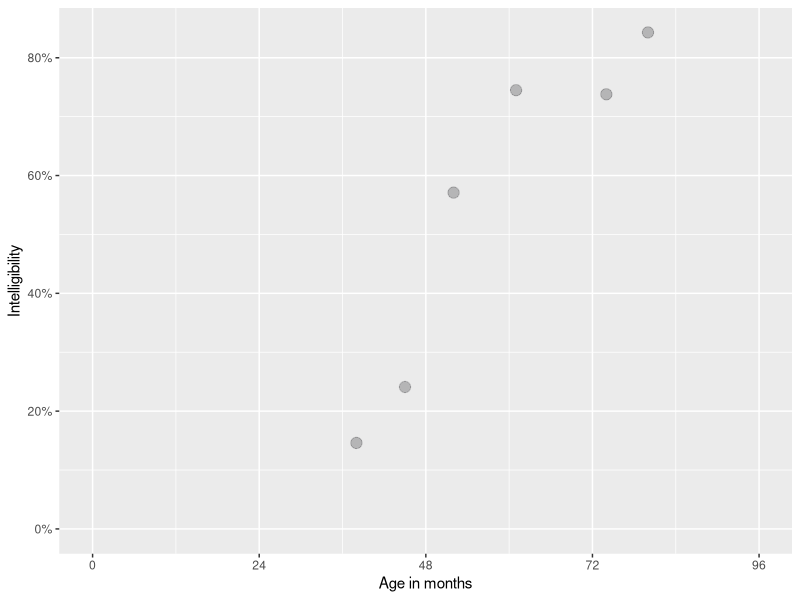
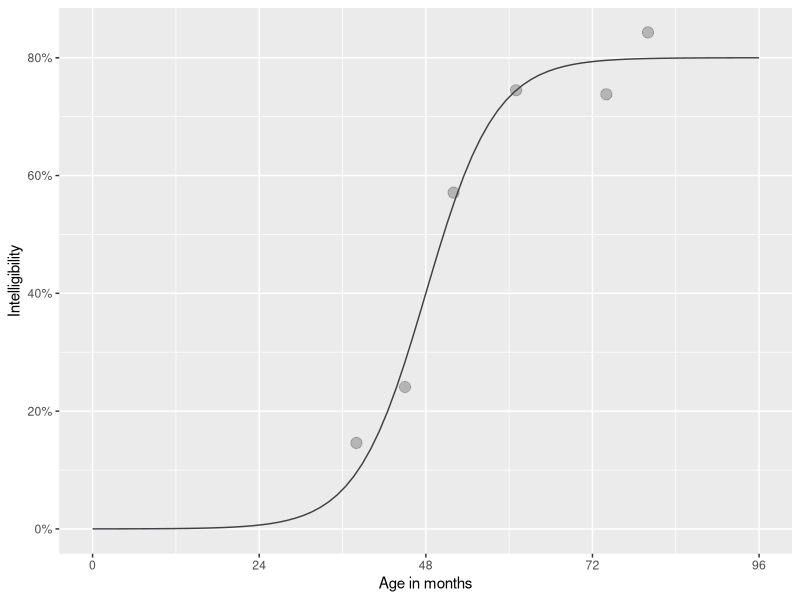

Recreate these plots in R, in order.
library(tidyverse)

points <- tibble(
  age = c(38, 45, 52, 61, 80, 74), 
  prop = c(0.146, 0.241, 0.571, 0.745, 0.843, 0.738))

colors <- list(
  data = "#41414550",
  fit = "#414145")

ggplot(points) + 
  aes(x = age, y = prop) + 
  geom_point(size = 3.5, color = colors$data) +
  scale_x_continuous(
    name = "Age in months", 
    limits = c(0, 96), 
    # Because age is in months, I want breaks to land on multiples
    # of 12. The `Q` in `extended_breaks()` are "nice" numbers to use
    # for axis breaks.
    breaks = scales::extended_breaks(Q = c(24, 12))) + 
  scale_y_continuous(
    name = "Intelligibility",
    limits = c(0, NA),
    labels = scales::percent_format(accuracy = 1))

xs <- seq(0, 96, length.out = 80)

# Create the curve from the equation parameters
trend <- tibble(
  age = xs,
  asymptote = .8,
  scale = .2,
  midpoint = 48,
  prop = asymptote / (1 + exp((midpoint - age) * scale)))

ggplot(points) + 
  aes(x = age, y = prop) + 
  geom_line(data = trend, color = colors$fit) +
  geom_point(size = 3.5, color = colors$data) +
  scale_x_continuous(
    name = "Age in months", 
    limits = c(0, 96), 
    breaks = scales::extended_breaks(Q = c(24, 12))) + 
  scale_y_continuous(
    name = "Intelligibility",
    limits = c(0, NA),
    labels = scales::percent_format(accuracy = 1))
